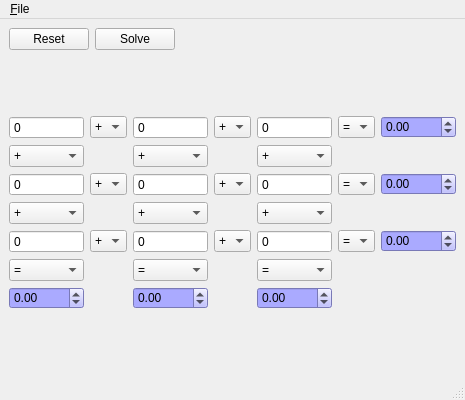
<?xml version="1.0" encoding="UTF-8"?>
<ui version="4.0">
 <class>digit_shuffle</class>
 <widget class="QMainWindow" name="digit_shuffle">
  <property name="geometry">
   <rect>
    <x>0</x>
    <y>0</y>
    <width>439</width>
    <height>400</height>
   </rect>
  </property>
  <property name="windowTitle">
   <string>DigitShuffle</string>
  </property>
  <property name="windowIcon">
   <iconset resource="icons.qrc">
    <normaloff>:/digit-shuffle.png</normaloff>:/digit-shuffle.png</iconset>
  </property>
  <widget class="QWidget" name="centralwidget">
   <layout class="QVBoxLayout" name="verticalLayout">
    <item>
     <layout class="QHBoxLayout" name="horizontalLayout_2">
      <item>
       <widget class="QPushButton" name="reset">
        <property name="text">
         <string>Reset</string>
        </property>
       </widget>
      </item>
      <item>
       <widget class="QPushButton" name="solve">
        <property name="text">
         <string>Solve</string>
        </property>
       </widget>
      </item>
      <item>
       <spacer name="horizontalSpacer_3">
        <property name="orientation">
         <enum>Qt::Horizontal</enum>
        </property>
        <property name="sizeHint" stdset="0">
         <size>
          <width>40</width>
          <height>20</height>
         </size>
        </property>
       </spacer>
      </item>
     </layout>
    </item>
    <item>
     <spacer name="verticalSpacer">
      <property name="orientation">
       <enum>Qt::Vertical</enum>
      </property>
      <property name="sizeHint" stdset="0">
       <size>
        <width>20</width>
        <height>5</height>
       </size>
      </property>
     </spacer>
    </item>
    <item>
     <layout class="QHBoxLayout" name="horizontalLayout">
      <item>
       <spacer name="horizontalSpacer">
        <property name="orientation">
         <enum>Qt::Horizontal</enum>
        </property>
        <property name="sizeHint" stdset="0">
         <size>
          <width>40</width>
          <height>20</height>
         </size>
        </property>
       </spacer>
      </item>
      <item>
       <layout class="QGridLayout" name="gridLayout">
        <item row="0" column="0">
         <widget class="QSpinBox" name="x1">
          <property name="readOnly">
           <bool>true</bool>
          </property>
          <property name="buttonSymbols">
           <enum>QAbstractSpinBox::NoButtons</enum>
          </property>
         </widget>
        </item>
        <item row="0" column="1">
         <widget class="QComboBox" name="r1">
          <property name="sizeAdjustPolicy">
           <enum>QComboBox::AdjustToContents</enum>
          </property>
          <item>
           <property name="text">
            <string>+</string>
           </property>
          </item>
          <item>
           <property name="text">
            <string>-</string>
           </property>
          </item>
          <item>
           <property name="text">
            <string>/</string>
           </property>
          </item>
          <item>
           <property name="text">
            <string>x</string>
           </property>
          </item>
         </widget>
        </item>
        <item row="0" column="2">
         <widget class="QSpinBox" name="x2">
          <property name="readOnly">
           <bool>true</bool>
          </property>
          <property name="buttonSymbols">
           <enum>QAbstractSpinBox::NoButtons</enum>
          </property>
         </widget>
        </item>
        <item row="0" column="3">
         <widget class="QComboBox" name="r2">
          <property name="sizeAdjustPolicy">
           <enum>QComboBox::AdjustToContents</enum>
          </property>
          <item>
           <property name="text">
            <string>+</string>
           </property>
          </item>
          <item>
           <property name="text">
            <string>-</string>
           </property>
          </item>
          <item>
           <property name="text">
            <string>/</string>
           </property>
          </item>
          <item>
           <property name="text">
            <string>x</string>
           </property>
          </item>
         </widget>
        </item>
        <item row="0" column="4">
         <widget class="QSpinBox" name="x3">
          <property name="readOnly">
           <bool>true</bool>
          </property>
          <property name="buttonSymbols">
           <enum>QAbstractSpinBox::NoButtons</enum>
          </property>
         </widget>
        </item>
        <item row="0" column="5">
         <widget class="QComboBox" name="r3">
          <property name="currentIndex">
           <number>0</number>
          </property>
          <property name="sizeAdjustPolicy">
           <enum>QComboBox::AdjustToContents</enum>
          </property>
          <item>
           <property name="text">
            <string>=</string>
           </property>
          </item>
         </widget>
        </item>
        <item row="1" column="0">
         <widget class="QComboBox" name="c1">
          <property name="sizeAdjustPolicy">
           <enum>QComboBox::AdjustToContents</enum>
          </property>
          <item>
           <property name="text">
            <string>+</string>
           </property>
          </item>
          <item>
           <property name="text">
            <string>-</string>
           </property>
          </item>
          <item>
           <property name="text">
            <string>/</string>
           </property>
          </item>
          <item>
           <property name="text">
            <string>x</string>
           </property>
          </item>
         </widget>
        </item>
        <item row="1" column="2">
         <widget class="QComboBox" name="c4">
          <property name="sizeAdjustPolicy">
           <enum>QComboBox::AdjustToContents</enum>
          </property>
          <item>
           <property name="text">
            <string>+</string>
           </property>
          </item>
          <item>
           <property name="text">
            <string>-</string>
           </property>
          </item>
          <item>
           <property name="text">
            <string>/</string>
           </property>
          </item>
          <item>
           <property name="text">
            <string>x</string>
           </property>
          </item>
         </widget>
        </item>
        <item row="1" column="4">
         <widget class="QComboBox" name="c7">
          <property name="sizeAdjustPolicy">
           <enum>QComboBox::AdjustToContents</enum>
          </property>
          <item>
           <property name="text">
            <string>+</string>
           </property>
          </item>
          <item>
           <property name="text">
            <string>-</string>
           </property>
          </item>
          <item>
           <property name="text">
            <string>/</string>
           </property>
          </item>
          <item>
           <property name="text">
            <string>x</string>
           </property>
          </item>
         </widget>
        </item>
        <item row="2" column="0">
         <widget class="QSpinBox" name="x4">
          <property name="readOnly">
           <bool>true</bool>
          </property>
          <property name="buttonSymbols">
           <enum>QAbstractSpinBox::NoButtons</enum>
          </property>
         </widget>
        </item>
        <item row="2" column="1">
         <widget class="QComboBox" name="r4">
          <property name="sizeAdjustPolicy">
           <enum>QComboBox::AdjustToContents</enum>
          </property>
          <item>
           <property name="text">
            <string>+</string>
           </property>
          </item>
          <item>
           <property name="text">
            <string>-</string>
           </property>
          </item>
          <item>
           <property name="text">
            <string>/</string>
           </property>
          </item>
          <item>
           <property name="text">
            <string>x</string>
           </property>
          </item>
         </widget>
        </item>
        <item row="2" column="2">
         <widget class="QSpinBox" name="x5">
          <property name="readOnly">
           <bool>true</bool>
          </property>
          <property name="buttonSymbols">
           <enum>QAbstractSpinBox::NoButtons</enum>
          </property>
         </widget>
        </item>
        <item row="2" column="3">
         <widget class="QComboBox" name="r5">
          <property name="sizeAdjustPolicy">
           <enum>QComboBox::AdjustToContents</enum>
          </property>
          <item>
           <property name="text">
            <string>+</string>
           </property>
          </item>
          <item>
           <property name="text">
            <string>-</string>
           </property>
          </item>
          <item>
           <property name="text">
            <string>/</string>
           </property>
          </item>
          <item>
           <property name="text">
            <string>x</string>
           </property>
          </item>
         </widget>
        </item>
        <item row="2" column="4">
         <widget class="QSpinBox" name="x6">
          <property name="readOnly">
           <bool>true</bool>
          </property>
          <property name="buttonSymbols">
           <enum>QAbstractSpinBox::NoButtons</enum>
          </property>
         </widget>
        </item>
        <item row="2" column="5">
         <widget class="QComboBox" name="r6">
          <property name="currentIndex">
           <number>0</number>
          </property>
          <property name="sizeAdjustPolicy">
           <enum>QComboBox::AdjustToContents</enum>
          </property>
          <item>
           <property name="text">
            <string>=</string>
           </property>
          </item>
         </widget>
        </item>
        <item row="3" column="0">
         <widget class="QComboBox" name="c2">
          <property name="sizeAdjustPolicy">
           <enum>QComboBox::AdjustToContents</enum>
          </property>
          <item>
           <property name="text">
            <string>+</string>
           </property>
          </item>
          <item>
           <property name="text">
            <string>-</string>
           </property>
          </item>
          <item>
           <property name="text">
            <string>/</string>
           </property>
          </item>
          <item>
           <property name="text">
            <string>x</string>
           </property>
          </item>
         </widget>
        </item>
        <item row="3" column="2">
         <widget class="QComboBox" name="c5">
          <property name="sizeAdjustPolicy">
           <enum>QComboBox::AdjustToContents</enum>
          </property>
          <item>
           <property name="text">
            <string>+</string>
           </property>
          </item>
          <item>
           <property name="text">
            <string>-</string>
           </property>
          </item>
          <item>
           <property name="text">
            <string>/</string>
           </property>
          </item>
          <item>
           <property name="text">
            <string>x</string>
           </property>
          </item>
         </widget>
        </item>
        <item row="3" column="4">
         <widget class="QComboBox" name="c8">
          <property name="sizeAdjustPolicy">
           <enum>QComboBox::AdjustToContents</enum>
          </property>
          <item>
           <property name="text">
            <string>+</string>
           </property>
          </item>
          <item>
           <property name="text">
            <string>-</string>
           </property>
          </item>
          <item>
           <property name="text">
            <string>/</string>
           </property>
          </item>
          <item>
           <property name="text">
            <string>x</string>
           </property>
          </item>
         </widget>
        </item>
        <item row="4" column="0">
         <widget class="QSpinBox" name="x7">
          <property name="readOnly">
           <bool>true</bool>
          </property>
          <property name="buttonSymbols">
           <enum>QAbstractSpinBox::NoButtons</enum>
          </property>
         </widget>
        </item>
        <item row="4" column="1">
         <widget class="QComboBox" name="r7">
          <property name="sizeAdjustPolicy">
           <enum>QComboBox::AdjustToContents</enum>
          </property>
          <item>
           <property name="text">
            <string>+</string>
           </property>
          </item>
          <item>
           <property name="text">
            <string>-</string>
           </property>
          </item>
          <item>
           <property name="text">
            <string>/</string>
           </property>
          </item>
          <item>
           <property name="text">
            <string>x</string>
           </property>
          </item>
         </widget>
        </item>
        <item row="4" column="2">
         <widget class="QSpinBox" name="x8">
          <property name="readOnly">
           <bool>true</bool>
          </property>
          <property name="buttonSymbols">
           <enum>QAbstractSpinBox::NoButtons</enum>
          </property>
         </widget>
        </item>
        <item row="4" column="3">
         <widget class="QComboBox" name="r8">
          <property name="sizeAdjustPolicy">
           <enum>QComboBox::AdjustToContents</enum>
          </property>
          <item>
           <property name="text">
            <string>+</string>
           </property>
          </item>
          <item>
           <property name="text">
            <string>-</string>
           </property>
          </item>
          <item>
           <property name="text">
            <string>/</string>
           </property>
          </item>
          <item>
           <property name="text">
            <string>x</string>
           </property>
          </item>
         </widget>
        </item>
        <item row="4" column="4">
         <widget class="QSpinBox" name="x9">
          <property name="readOnly">
           <bool>true</bool>
          </property>
          <property name="buttonSymbols">
           <enum>QAbstractSpinBox::NoButtons</enum>
          </property>
         </widget>
        </item>
        <item row="4" column="5">
         <widget class="QComboBox" name="r9">
          <property name="currentIndex">
           <number>0</number>
          </property>
          <property name="sizeAdjustPolicy">
           <enum>QComboBox::AdjustToContents</enum>
          </property>
          <item>
           <property name="text">
            <string>=</string>
           </property>
          </item>
         </widget>
        </item>
        <item row="5" column="0">
         <widget class="QComboBox" name="c3">
          <property name="currentIndex">
           <number>0</number>
          </property>
          <property name="sizeAdjustPolicy">
           <enum>QComboBox::AdjustToContents</enum>
          </property>
          <item>
           <property name="text">
            <string>=</string>
           </property>
          </item>
         </widget>
        </item>
        <item row="5" column="2">
         <widget class="QComboBox" name="c6">
          <property name="currentIndex">
           <number>0</number>
          </property>
          <property name="sizeAdjustPolicy">
           <enum>QComboBox::AdjustToContents</enum>
          </property>
          <item>
           <property name="text">
            <string>=</string>
           </property>
          </item>
         </widget>
        </item>
        <item row="5" column="4">
         <widget class="QComboBox" name="c9">
          <property name="currentIndex">
           <number>0</number>
          </property>
          <property name="sizeAdjustPolicy">
           <enum>QComboBox::AdjustToContents</enum>
          </property>
          <item>
           <property name="text">
            <string>=</string>
           </property>
          </item>
         </widget>
        </item>
        <item row="0" column="6">
         <widget class="QDoubleSpinBox" name="a">
          <property name="styleSheet">
           <string notr="true">QWidget {background-color:rgb(170, 170, 255);}</string>
          </property>
          <property name="minimum">
           <double>-1000.000000000000000</double>
          </property>
          <property name="maximum">
           <double>1000.000000000000000</double>
          </property>
         </widget>
        </item>
        <item row="2" column="6">
         <widget class="QDoubleSpinBox" name="b">
          <property name="styleSheet">
           <string notr="true">QWidget {background-color:rgb(170, 170, 255);}</string>
          </property>
          <property name="minimum">
           <double>-1000.000000000000000</double>
          </property>
          <property name="maximum">
           <double>1000.000000000000000</double>
          </property>
         </widget>
        </item>
        <item row="4" column="6">
         <widget class="QDoubleSpinBox" name="c">
          <property name="styleSheet">
           <string notr="true">QWidget {background-color:rgb(170, 170, 255);}</string>
          </property>
          <property name="minimum">
           <double>-1000.000000000000000</double>
          </property>
          <property name="maximum">
           <double>1000.000000000000000</double>
          </property>
         </widget>
        </item>
        <item row="6" column="4">
         <widget class="QDoubleSpinBox" name="f">
          <property name="styleSheet">
           <string notr="true">QWidget {background-color:rgb(170, 170, 255);}</string>
          </property>
          <property name="minimum">
           <double>-1000.000000000000000</double>
          </property>
          <property name="maximum">
           <double>1000.000000000000000</double>
          </property>
         </widget>
        </item>
        <item row="6" column="2">
         <widget class="QDoubleSpinBox" name="e">
          <property name="styleSheet">
           <string notr="true">QWidget {background-color:rgb(170, 170, 255);}</string>
          </property>
          <property name="minimum">
           <double>-1000.000000000000000</double>
          </property>
          <property name="maximum">
           <double>1000.000000000000000</double>
          </property>
         </widget>
        </item>
        <item row="6" column="0">
         <widget class="QDoubleSpinBox" name="d">
          <property name="styleSheet">
           <string notr="true">QWidget {background-color:rgb(170, 170, 255);}</string>
          </property>
          <property name="minimum">
           <double>-1000.000000000000000</double>
          </property>
          <property name="maximum">
           <double>1000.000000000000000</double>
          </property>
         </widget>
        </item>
       </layout>
      </item>
      <item>
       <spacer name="horizontalSpacer_2">
        <property name="orientation">
         <enum>Qt::Horizontal</enum>
        </property>
        <property name="sizeHint" stdset="0">
         <size>
          <width>40</width>
          <height>20</height>
         </size>
        </property>
       </spacer>
      </item>
     </layout>
    </item>
    <item>
     <spacer name="verticalSpacer_2">
      <property name="orientation">
       <enum>Qt::Vertical</enum>
      </property>
      <property name="sizeHint" stdset="0">
       <size>
        <width>20</width>
        <height>6</height>
       </size>
      </property>
     </spacer>
    </item>
   </layout>
  </widget>
  <widget class="QMenuBar" name="menubar">
   <property name="geometry">
    <rect>
     <x>0</x>
     <y>0</y>
     <width>439</width>
     <height>30</height>
    </rect>
   </property>
   <widget class="QMenu" name="menu_File">
    <property name="title">
     <string>&amp;File</string>
    </property>
    <addaction name="action_quit"/>
   </widget>
   <addaction name="menu_File"/>
  </widget>
  <widget class="QStatusBar" name="statusbar"/>
  <action name="action_quit">
   <property name="text">
    <string>&amp;Quit</string>
   </property>
   <property name="shortcut">
    <string>Ctrl+Q</string>
   </property>
  </action>
 </widget>
 <tabstops>
  <tabstop>reset</tabstop>
  <tabstop>solve</tabstop>
  <tabstop>x1</tabstop>
  <tabstop>r1</tabstop>
  <tabstop>x2</tabstop>
  <tabstop>r2</tabstop>
  <tabstop>x3</tabstop>
  <tabstop>r3</tabstop>
  <tabstop>a</tabstop>
  <tabstop>c1</tabstop>
  <tabstop>c4</tabstop>
  <tabstop>c7</tabstop>
  <tabstop>x4</tabstop>
  <tabstop>r4</tabstop>
  <tabstop>x5</tabstop>
  <tabstop>r5</tabstop>
  <tabstop>x6</tabstop>
  <tabstop>r6</tabstop>
  <tabstop>b</tabstop>
  <tabstop>c2</tabstop>
  <tabstop>c5</tabstop>
  <tabstop>c8</tabstop>
  <tabstop>x7</tabstop>
  <tabstop>r7</tabstop>
  <tabstop>x8</tabstop>
  <tabstop>r8</tabstop>
  <tabstop>x9</tabstop>
  <tabstop>r9</tabstop>
  <tabstop>c</tabstop>
  <tabstop>c3</tabstop>
  <tabstop>c6</tabstop>
  <tabstop>c9</tabstop>
  <tabstop>d</tabstop>
  <tabstop>e</tabstop>
  <tabstop>f</tabstop>
 </tabstops>
 <resources>
  <include location="icons.qrc"/>
 </resources>
 <connections/>
</ui>
